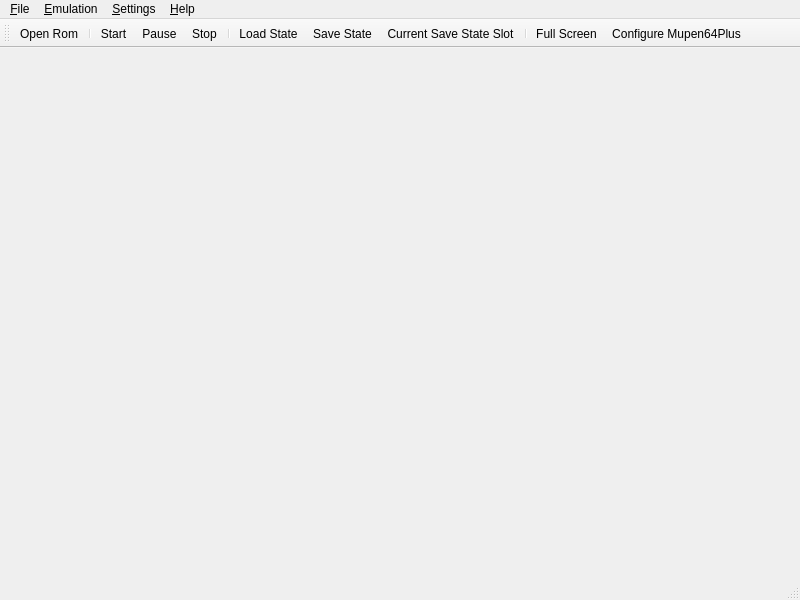
<ui version="4.0" >
 <class>MainWindow</class>
 <widget class="QMainWindow" name="MainWindow" >
  <property name="geometry" >
   <rect>
    <x>0</x>
    <y>0</y>
    <width>800</width>
    <height>600</height>
   </rect>
  </property>
  <property name="contextMenuPolicy" >
   <enum>Qt::NoContextMenu</enum>
  </property>
  <property name="windowTitle" >
   <string>Mupen64Plus</string>
  </property>
  <property name="unifiedTitleAndToolBarOnMac" >
   <bool>true</bool>
  </property>
  <widget class="QWidget" name="centralwidget" >
   <layout class="QVBoxLayout" name="verticalLayout" >
    <property name="margin" >
     <number>0</number>
    </property>
    <item>
     <widget class="MainWidget" native="1" name="mainWidget" />
    </item>
   </layout>
  </widget>
  <widget class="QMenuBar" name="menubar" >
   <property name="geometry" >
    <rect>
     <x>0</x>
     <y>0</y>
     <width>800</width>
     <height>22</height>
    </rect>
   </property>
   <widget class="QMenu" name="menu_File" >
    <property name="title" >
     <string>&amp;File</string>
    </property>
    <addaction name="actionOpenRom" />
    <addaction name="actionCloseRom" />
    <addaction name="separator" />
    <addaction name="actionQuit" />
   </widget>
   <widget class="QMenu" name="menu_Emulation" >
    <property name="title" >
     <string>&amp;Emulation</string>
    </property>
    <addaction name="actionStart" />
    <addaction name="actionPause" />
    <addaction name="actionStop" />
    <addaction name="separator" />
    <addaction name="actionLoadState" />
    <addaction name="actionLoadStateFrom" />
    <addaction name="actionSaveState" />
    <addaction name="actionSaveStateAs" />
    <addaction name="separator" />
    <addaction name="actionCurrentSaveStateSlot" />
   </widget>
   <widget class="QMenu" name="menu_Settings" >
    <property name="title" >
     <string>&amp;Settings</string>
    </property>
    <addaction name="actionShowToolbar" />
    <addaction name="actionShowStatusbar" />
    <addaction name="actionShowFilter" />
    <addaction name="separator" />
    <addaction name="actionFullScreen" />
    <addaction name="separator" />
    <addaction name="actionConfigureMupen64Plus" />
   </widget>
   <widget class="QMenu" name="menu_Help" >
    <property name="title" >
     <string>&amp;Help</string>
    </property>
    <addaction name="actionAbout" />
    <addaction name="actionAboutQt" />
   </widget>
   <addaction name="menu_File" />
   <addaction name="menu_Emulation" />
   <addaction name="menu_Settings" />
   <addaction name="menu_Help" />
  </widget>
  <widget class="QStatusBar" name="statusbar" />
  <widget class="QToolBar" name="toolBar" >
   <property name="windowTitle" >
    <string>Toolbar</string>
   </property>
   <property name="iconSize" >
    <size>
     <width>22</width>
     <height>22</height>
    </size>
   </property>
   <property name="toolButtonStyle" >
    <enum>Qt::ToolButtonTextUnderIcon</enum>
   </property>
   <attribute name="toolBarArea" >
    <enum>TopToolBarArea</enum>
   </attribute>
   <attribute name="toolBarBreak" >
    <bool>false</bool>
   </attribute>
   <addaction name="actionOpenRom" />
   <addaction name="separator" />
   <addaction name="actionStart" />
   <addaction name="actionPause" />
   <addaction name="actionStop" />
   <addaction name="separator" />
   <addaction name="actionLoadState" />
   <addaction name="actionSaveState" />
   <addaction name="actionCurrentSaveStateSlot" />
   <addaction name="separator" />
   <addaction name="actionFullScreen" />
   <addaction name="actionConfigureMupen64Plus" />
  </widget>
  <action name="actionOpenRom" >
   <property name="text" >
    <string>&amp;Open Rom</string>
   </property>
   <property name="shortcut" >
    <string>Ctrl+O</string>
   </property>
  </action>
  <action name="actionCloseRom" >
   <property name="text" >
    <string>&amp;Close Rom</string>
   </property>
   <property name="shortcut" >
    <string>Ctrl+W</string>
   </property>
  </action>
  <action name="actionQuit" >
   <property name="text" >
    <string>&amp;Quit</string>
   </property>
   <property name="shortcut" >
    <string>Ctrl+Q</string>
   </property>
  </action>
  <action name="actionStart" >
   <property name="checkable" >
    <bool>true</bool>
   </property>
   <property name="text" >
    <string>&amp;Start</string>
   </property>
  </action>
  <action name="actionPause" >
   <property name="checkable" >
    <bool>true</bool>
   </property>
   <property name="text" >
    <string>&amp;Pause</string>
   </property>
   <property name="shortcut" >
    <string>Space</string>
   </property>
  </action>
  <action name="actionStop" >
   <property name="checkable" >
    <bool>true</bool>
   </property>
   <property name="text" >
    <string>S&amp;top</string>
   </property>
   <property name="shortcut" >
    <string>Esc</string>
   </property>
  </action>
  <action name="actionSaveState" >
   <property name="text" >
    <string>Sa&amp;ve State</string>
   </property>
   <property name="shortcut" >
    <string>Ctrl+F7</string>
   </property>
  </action>
  <action name="actionSaveStateAs" >
   <property name="text" >
    <string>Save State &amp;as...</string>
   </property>
  </action>
  <action name="actionLoadState" >
   <property name="text" >
    <string>&amp;Load State</string>
   </property>
   <property name="shortcut" >
    <string>Ctrl+F5</string>
   </property>
  </action>
  <action name="actionLoadStateFrom" >
   <property name="text" >
    <string>L&amp;oad State from...</string>
   </property>
  </action>
  <action name="actionCurrentSaveStateSlot" >
   <property name="text" >
    <string>&amp;Current Save State Slot...</string>
   </property>
  </action>
  <action name="actionFullScreen" >
   <property name="text" >
    <string>&amp;Full Screen</string>
   </property>
   <property name="shortcut" >
    <string>Alt+Return</string>
   </property>
  </action>
  <action name="actionConfigureMupen64Plus" >
   <property name="text" >
    <string>&amp;Configure Mupen64Plus</string>
   </property>
  </action>
  <action name="actionAbout" >
   <property name="text" >
    <string>&amp;About</string>
   </property>
  </action>
  <action name="actionAboutQt" >
   <property name="text" >
    <string>About &amp;Qt</string>
   </property>
  </action>
  <action name="actionShowToolbar" >
   <property name="checkable" >
    <bool>true</bool>
   </property>
   <property name="checked" >
    <bool>true</bool>
   </property>
   <property name="text" >
    <string>Show &amp;Toolbar</string>
   </property>
  </action>
  <action name="actionShowStatusbar" >
   <property name="checkable" >
    <bool>true</bool>
   </property>
   <property name="checked" >
    <bool>true</bool>
   </property>
   <property name="text" >
    <string>Show &amp;Statusbar</string>
   </property>
  </action>
  <action name="actionShowFilter" >
   <property name="checkable" >
    <bool>true</bool>
   </property>
   <property name="checked" >
    <bool>true</bool>
   </property>
   <property name="text" >
    <string>Show F&amp;ilter</string>
   </property>
  </action>
 </widget>
 <customwidgets>
  <customwidget>
   <class>MainWidget</class>
   <extends>QWidget</extends>
   <header>frontends/qt4/mainwidget.h</header>
   <container>1</container>
  </customwidget>
 </customwidgets>
 <resources/>
 <connections>
  <connection>
   <sender>actionShowToolbar</sender>
   <signal>toggled(bool)</signal>
   <receiver>toolBar</receiver>
   <slot>setVisible(bool)</slot>
   <hints>
    <hint type="sourcelabel" >
     <x>-1</x>
     <y>-1</y>
    </hint>
    <hint type="destinationlabel" >
     <x>399</x>
     <y>41</y>
    </hint>
   </hints>
  </connection>
  <connection>
   <sender>actionShowStatusbar</sender>
   <signal>toggled(bool)</signal>
   <receiver>statusbar</receiver>
   <slot>setVisible(bool)</slot>
   <hints>
    <hint type="sourcelabel" >
     <x>-1</x>
     <y>-1</y>
    </hint>
    <hint type="destinationlabel" >
     <x>399</x>
     <y>587</y>
    </hint>
   </hints>
  </connection>
 </connections>
</ui>
